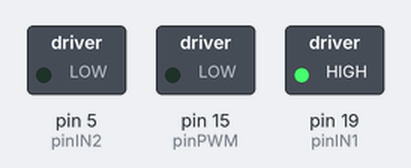
A sketch run on a simulated Arduino Uno, built with avr-gcc and run on an emulated ATmega328P. Parts: switched loads named in the sketch (green lamp = pin HIGH).

Above: at 0.1 s.
Timing chart, 0 to 1.6 s (numbered marks = the images above):
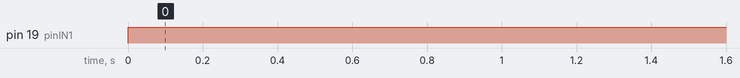

The sketch:

motor.ino
```cpp
// Pines de control para el Motor
const int pinPWM = 15;  // Pin PWM para la velocidad
const int pinIN1 = 19;  // Pin digital para dirección 1
const int pinIN2 = 5;  // Pin digital para dirección 2

void setup() {
  pinMode(pinPWM, OUTPUT);
  pinMode(pinIN1, OUTPUT);
  pinMode(pinIN2, OUTPUT);
}

void loop() {

  digitalWrite(pinIN1, HIGH);
  digitalWrite(pinIN2, LOW);
  analogWrite(pinPWM, 30);
  delay(3000);
}
```

Measured:
- by itself, pin 19 (pinIN1): LOW → HIGH at 0.00 s
